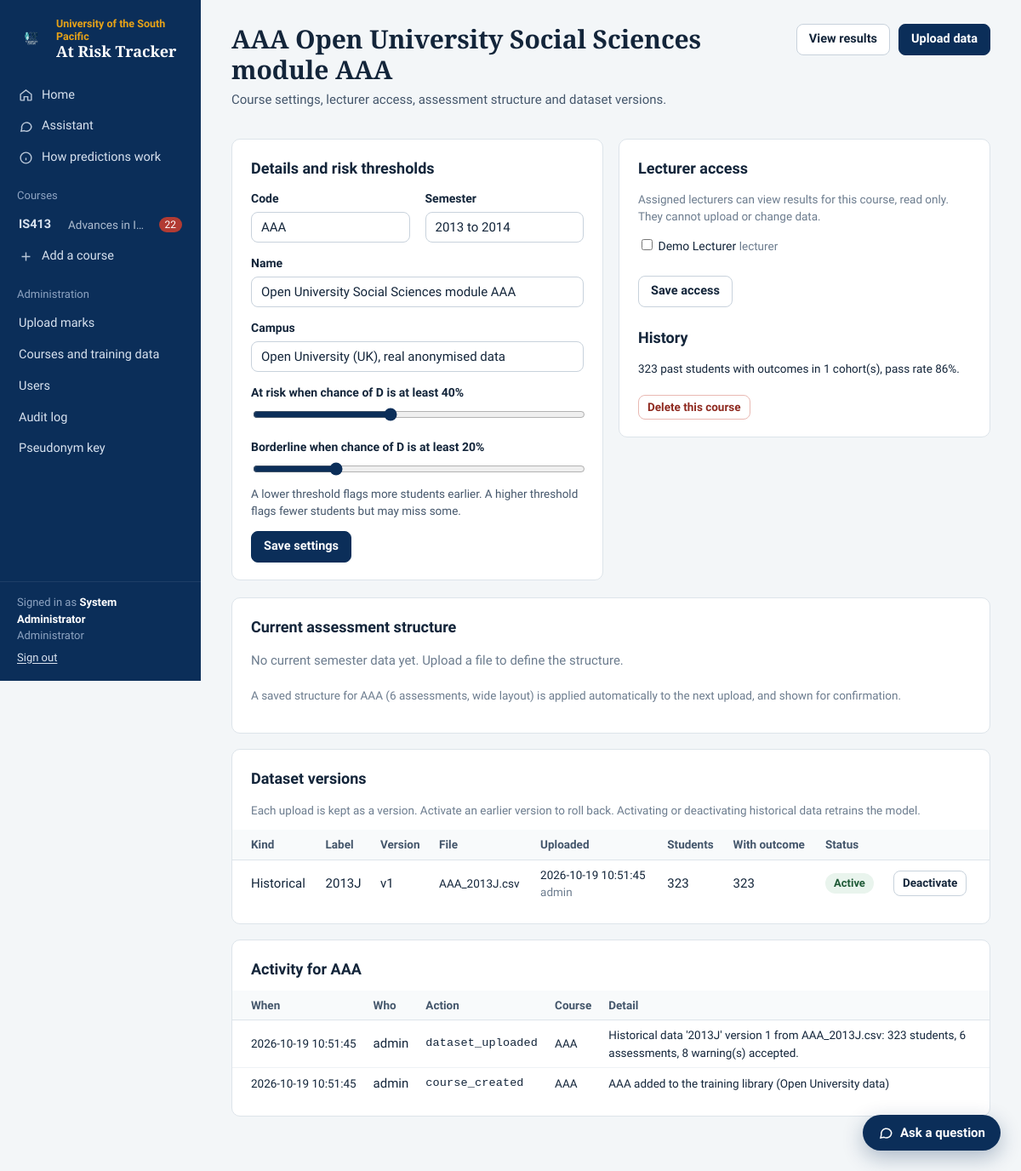
The app's page /admin/course/1 (signed in) with its own data.
### tables this page shows
CREATE TABLE courses (
        id INTEGER PRIMARY KEY AUTOINCREMENT,
        code TEXT NOT NULL,
        name TEXT NOT NULL,
        semester TEXT,
        campus TEXT,
        risk_threshold REAL DEFAULT 0.40,
        borderline_threshold REAL DEFAULT 0.20,
        created_at TEXT
    , is_training INTEGER DEFAULT 0, outline_json TEXT);

CREATE TABLE users (
        id INTEGER PRIMARY KEY AUTOINCREMENT,
        username TEXT UNIQUE NOT NULL,
        full_name TEXT,
        password_hash TEXT NOT NULL,
        role TEXT NOT NULL DEFAULT 'lecturer'
    );

CREATE TABLE datasets (
        id INTEGER PRIMARY KEY AUTOINCREMENT,
        course_id INTEGER NOT NULL REFERENCES courses(id) ON DELETE CASCADE,
        kind TEXT NOT NULL,              -- 'current' or 'historical'
        label TEXT NOT NULL,             -- semester / cohort label (the slot)
        version INTEGER NOT NULL,
        filename TEXT,
        uploaded_by TEXT,
        uploaded_at TEXT,
        is_active INTEGER DEFAULT 0,
        n_rows INTEGER,
        n_with_outcome INTEGER,
        structure_json TEXT,             -- assessments: name, weight, atype, max_mark, due_date, reported_class_avg
        mapping_json TEXT,               -- how file columns were mapped
        validation_json TEXT             -- warnings accepted at upload
    );

CREATE TABLE audit_log (
        id INTEGER PRIMARY KEY AUTOINCREMENT,
        at TEXT,
        username TEXT,
        action TEXT,
        course_id INTEGER,
        dataset_id INTEGER,
        model_id INTEGER,
        detail TEXT
    );

### app.py (the view, shortened to what this page needs)
@app.route("/admin/course/<int:course_id>", methods=["GET", "POST"])
@admin_required
def admin_course(course_id):
    course = course_or_404(course_id)
    lecturers = {u["id"] for u in db.get_lecturers(course_id)}
    return render_template("admin/course.html", course=course, assessments=db.get_assessments(course_id),
                           datasets=db.list_datasets(course_id), users=db.list_users(), lecturers=lecturers,
                           history=db.course_history_stats(course["code"]), audit=db.list_audit(30, course_id),
                           profile=db.get_profile(course["code"], "current"))

### analytics.py (called while the page is built, shortened)
def cached_summary(course_id):
    key = f"f{SUMMARY_FORMAT}|" + db.course_cache_key(course_id)
    hit = _summaries.get(course_id)
    if hit and hit[0] == key:
        return hit[1]

### app.py (called while the page is built)
def login_required(view):
    @wraps(view)
    def wrapper(*args, **kwargs):
        if not g.user:
            return redirect(url_for("login", next=request.path))
        return view(*args, **kwargs)
    return wrapper

def admin_required(view):
    @wraps(view)
    @login_required
    def wrapper(*args, **kwargs):
        if g.user["role"] != "admin":
            abort(403)
        return view(*args, **kwargs)
    return wrapper

@app.before_request
def load_user():
    g.user = db.get_user(session["user_id"]) if session.get("user_id") else None

@app.context_processor
def inject():
    user = g.get("user")
    courses = db.courses_for_user(user) if user else []
    counts = {}
    for c in courses:
        try:
            counts[c["id"]] = analytics.cached_summary(c["id"])["counts"]["At Risk"]
        except Exception:
            counts[c["id"]] = 0
    is_admin = bool(user and user["role"] == "admin")
    return {"all_courses": courses, "nav_counts": counts, "GRADES": config.GRADES, "TYPES": config.TYPES,
            "is_admin": is_admin, "hosted_notice": config.IS_VERCEL and is_admin}

def course_or_404(course_id):
    course = db.get_course(course_id)
    if not course:
        abort(404)
    if not db.user_can_view(g.user, course_id):
        abort(403)
    return course

### database.py (called while the page is built)
def conn():
    c = sqlite3.connect(DB_PATH, timeout=30)
    c.row_factory = sqlite3.Row
    c.execute("PRAGMA foreign_keys = ON")
    return c

def _rows(sql, args=()):
    c = conn()
    rows = c.execute(sql, args).fetchall()
    c.close()
    return [dict(r) for r in rows]

def _row(sql, args=()):
    rows = _rows(sql, args)
    return rows[0] if rows else None

def list_audit(limit=200, course_id=None):
    if course_id:
        return _rows("""SELECT a.*, c.code AS course_code FROM audit_log a LEFT JOIN courses c ON c.id=a.course_id
                        WHERE a.course_id=? ORDER BY a.id DESC LIMIT ?""", (course_id, limit))
    return _rows("""SELECT a.*, c.code AS course_code FROM audit_log a LEFT JOIN courses c ON c.id=a.course_id
                    ORDER BY a.id DESC LIMIT ?""", (limit,))

def get_user(user_id):
    return _row("SELECT * FROM users WHERE id=?", (user_id,))

def list_users():
    return _rows("SELECT id, username, full_name, role FROM users ORDER BY username")

### templates/admin/course.html (shortened to what this page needs)
{% extends "base.html" %}
{% block content %}
<div class="page-head">
  <div>
    <h1>{{ course.code }} {{ course.name }}</h1>
    <p class="sub-title">Course settings, lecturer access, assessment structure and dataset versions.</p>
  </div>
  <div class="row">
    <a class="btn" href="{{ url_for('course_dashboard', course_id=course.id) }}">View results</a>
    <a class="btn btn-primary" href="{{ url_for('admin_upload', course_id=course.id) }}">Upload data</a>
  </div>
</div>
<div class="grid grid-2">
  <div class="card">
    <h2>Details and risk thresholds</h2>
    <form method="post">
      <div class="grid grid-2">
        <div class="field"><label>Code</label><input type="text" name="code" value="{{ course.code }}" style="width:100%"></div>
        <div class="field"><label>Semester</label><input type="text" name="semester" value="{{ course.semester }}" style="width:100%"></div>
      </div>
      <div class="field"><label>Name</label><input type="text" name="name" value="{{ course.name }}" style="width:100%"></div>
      <div class="field"><label>Campus</label><input type="text" name="campus" value="{{ course.campus }}" style="width:100%"></div>
      <div class="field"><label>At risk when chance of D is at least <span id="rt">{{ '%.0f'|format(course.risk_threshold * 100) }}</span>%</label>
        <input type="range" name="risk_threshold" min="5" max="90" step="1" value="{{ '%.0f'|format(course.risk_threshold * 100) }}" oninput="rt.textContent=this.value" style="width:100%"></div>
      <div class="field"><label>Borderline when chance of D is at least <span id="bt">{{ '%.0f'|format(course.borderline_threshold * 100) }}</span>%</label>
        <input type="range" name="borderline_threshold" min="1" max="80" step="1" value="{{ '%.0f'|format(course.borderline_threshold * 100) }}" oninput="bt.textContent=this.value" style="width:100%">
        <div class="hint">A lower threshold flags more students earlier. A higher threshold flags fewer students but may miss some.</div></div>
      <button class="btn btn-primary">Save settings</button>
    </form>
  </div>
  <div class="card">
    <h2>Lecturer access</h2>
    <p class="small muted">Assigned lecturers can view results for this course, read only. They cannot upload or change data.</p>
    <form method="post">
      {% for u in users if u.role == 'lecturer' %}
        <label style="display:block;font-weight:400;margin:4px 0"><input type="checkbox" name="lecturer" value="{{ u.id }}" {{ 'checked' if u.id in lecturers }}> {{ u.full_name or u.username }} <span class="small muted">{{ u.username }}</span></label>
      {% else %}<p class="muted small">No lecturer accounts yet. Add them on the <a href="{{ url_for('users') }}">Users</a> page.</p>{% endfor %}
      <button class="btn mt">Save access</button>
    </form>
    <h2 class="mt" style="margin-top:22px">History</h2>
    <p class="small">{% if history.n %}{{ history.n }} past students with outcomes in {{ history.cohorts }} cohort(s), pass rate {{ '%.0f'|format(history.pass_rate * 100) }}%.{% else %}No past cohorts of this course yet. Its students are scored by the random forest trained on the training library. Uploading past cohorts of this course (with final results) retrains the model and makes its predictions a closer match.{% endif %}</p>
    <form method="post" class="mt" onsubmit="return confirm('Delete {{ course.code }} with all its datasets? This cannot be undone.')">
      <input type="hidden" name="action" value="delete"><button class="btn btn-danger btn-sm">Delete this course</button>
    </form>
  </div>
</div>
<div class="card mt">
  <h2>Current assessment structure</h2>
  {% if assessments %}
  <p class="small muted">Taken from the active current semester dataset, in chronological order. Types drive weakness analysis, support suggestions and the type features used by the model. Changing a type here keeps all marks.</p>
  <form method="post"><input type="hidden" name="action" value="types">
    <table class="compact">
      <thead><tr><th>#</th><th>Assessment</th><th class="num">Weight</th><th class="num">Out of</th><th>Due</th><th>Type</th></tr></thead>
      <tbody>{% for a in assessments %}
        <tr><td>{{ loop.index }}</td><td>{{ a.name }}</td><td class="num">{{ a.weight|round(1) }}%</td><td class="num">{{ a.max_mark|round(1) }}</td><td class="small">{{ a.due_date or '' }}</td>
          <td><select name="type_{{ a.id }}">{% for t in TYPES %}<option {{ 'selected' if a.atype == t }}>{{ t }}</option>{% endfor %}</select></td></tr>
      {% endfor %}</tbody>
    </table>
    <button class="btn mt">Save types</button>
  </form>
  {% else %}<p class="muted">No current semester data yet. Upload a file to define the structure.</p>{% endif %}
  {% if profile %}<p class="small muted mt">A saved structure for {{ course.code }} ({{ profile.assessments|length }} assessments, {{ profile.layout }} layout) is applied automatically to the next upload, and shown for confirmation.</p>{% endif %}
</div>
<div class="card mt">
  <h2>Dataset versions</h2>
  <p class="small muted">Each upload is kept as a version. Activate an earlier version to roll back. Activating or deactivating historical data retrains the model.</p>
  <table class="compact">
    <thead><tr><th>Kind</th><th>Label</th><th>Version</th><th>File</th><th>Uploaded</th><th class="num">Students</th><th class="num">With outcome</th><th>Status</th><th></th></tr></thead>
    <tbody>{% for d in datasets %}
      <tr><td>{{ 'Current' if d.kind == 'current' else 'Historical' }}</td><td>{{ d.label }}</td><td>v{{ d.version }}</td><td class="small">{{ d.filename }}</td>
        <td class="small">{{ d.uploaded_at }}<br><span class="muted">{{ d.uploaded_by }}</span></td><td class="num">{{ d.n_rows }}</td><td class="num">{{ d.n_with_outcome if d.kind == 'historical' else '-' }}</td>
        <td>{% if d.is_active %}<span class="badge badge-success">Active</span>{% else %}<span class="badge badge-neutral">Inactive</span>{% endif %}</td>
        <td>{% if d.is_active %}<form method="post" action="{{ url_for('admin_dataset', dataset_id=d.id, action='deactivate') }}" onsubmit="return confirm('Deactivate this dataset?')"><button class="btn btn-sm">Deactivate</button></form>
            {% else %}<form method="post" action="{{ url_for('admin_dataset', dataset_id=d.id, action='activate') }}"><button class="btn btn-sm">Activate (roll back)</button></form>{% endif %}</td></tr>
    {% else %}<tr><td colspan="9" class="muted">No datasets uploaded.</td></tr>{% endfor %}</tbody>
  </table>
</div>
<div class="card mt">
  <h2>Activity for {{ course.code }}</h2>
  {% include "admin/_audit_table.html" %}
</div>
{% endblock %}

### templates/base.html (shortened to what this page needs)
<!DOCTYPE html>
<html lang="en">
<head>
<link rel="stylesheet" href="{{ url_for('static', filename='style.css') }}?v=3">
</head>
<body>
{% set ep = request.endpoint %}
<div class="shell">
  <aside class="sidebar" id="sidebar">
    <a class="brand" href="{{ url_for('overview') }}">
      <img src="{{ url_for('static', filename='logo.png') }}" alt="">
      <div><div class="usp">University of the South Pacific</div><div class="product">At Risk Tracker</div></div>
    </a>
    <nav class="nav" aria-label="Main">
      <a href="{{ url_for('overview') }}" class="{{ 'active' if ep == 'overview' }}">
        <svg viewBox="0 0 24 24" fill="none" stroke="currentColor" stroke-width="2"><path d="M3 11l9-7 9 7v9a1 1 0 0 1-1 1h-5v-6h-6v6H4a1 1 0 0 1-1-1z"/></svg>Home</a>
      <a href="{{ url_for('assistant_view') }}" class="{{ 'active' if ep == 'assistant_view' }}">
        <svg viewBox="0 0 24 24" fill="none" stroke="currentColor" stroke-width="2"><path d="M21 12a8 8 0 0 1-11.6 7.1L4 20l1.1-4.6A8 8 0 1 1 21 12z"/></svg>Assistant</a>
      <a href="{{ url_for('model_view') }}" class="{{ 'active' if ep == 'model_view' }}">
        <svg viewBox="0 0 24 24" fill="none" stroke="currentColor" stroke-width="2"><circle cx="12" cy="12" r="9"/><path d="M12 16v-4M12 8h.01"/></svg>How predictions work</a>
      <div class="nav-section">{{ 'Courses' if is_admin else 'My courses' }}</div>
      {% for c in all_courses %}
        {% set here = course is defined and course and course.id == c.id %}
        <a href="{{ url_for('course_dashboard', course_id=c.id) }}" class="{{ 'active' if here and ep in ('course_dashboard', 'student_view') }}" title="{{ c.name }}">
          <span class="code">{{ c.code }}</span><span style="opacity:.8;font-size:13.5px;white-space:nowrap;overflow:hidden;text-overflow:ellipsis">{{ c.name }}</span>
          {% if nav_counts.get(c.id) %}<span class="count" title="Students at risk">{{ nav_counts[c.id] }}</span>{% endif %}</a>
      {% else %}
        <div class="small" style="padding:6px 20px;opacity:.7">No courses yet.</div>
      {% endfor %}
      <a href="{{ url_for('course_new') }}" class="{{ 'active' if ep == 'course_new' }}">
        <svg viewBox="0 0 24 24" fill="none" stroke="currentColor" stroke-width="2"><path d="M12 5v14M5 12h14"/></svg>Add a course</a>
      {% if is_admin %}
      <div class="nav-section">Administration</div>
      <a href="{{ url_for('admin_upload') }}" class="{{ 'active' if ep in ('admin_upload', 'admin_mapping') }}">Upload marks</a>
      <a href="{{ url_for('admin_home') }}" class="{{ 'active' if ep == 'admin_home' }}">Courses and training data</a>
      <a href="{{ url_for('users') }}" class="{{ 'active' if ep == 'users' }}">Users</a>
      <a href="{{ url_for('admin_audit') }}" class="{{ 'active' if ep == 'admin_audit' }}">Audit log</a>
      <a href="{{ url_for('admin_reidentify') }}" class="{{ 'active' if ep == 'admin_reidentify' }}">Pseudonym key</a>
      {% endif %}
    </nav>
    <div class="sidebar-footer">
      Signed in as <b>{{ g.user.full_name or g.user.username }}</b><br>
      {{ 'Administrator' if is_admin else 'Lecturer' }}<br>
      <span class="row" style="gap:14px;margin-top:6px">{% if not is_admin %}<a href="{{ url_for('users') }}">Change password</a>{% endif %}<a href="{{ url_for('logout') }}">Sign out</a></span>
    </div>
  </aside>
  <div class="main">
    <main class="content" id="content">
      {% block content %}{% endblock %}
    </main>
  </div>
</div>
{% if ep != 'assistant_view' and all_courses %}
<button class="fab no-print" type="button" id="fab" aria-expanded="false" aria-controls="drawer">
  <svg viewBox="0 0 24 24" fill="none" stroke="currentColor" stroke-width="2"><path d="M21 12a8 8 0 0 1-11.6 7.1L4 20l1.1-4.6A8 8 0 1 1 21 12z"/></svg><span>Ask a question</span></button>
{% endif %}
</body>
</html>

### templates/admin/_audit_table.html
<table class="compact">
  <thead><tr><th>When</th><th>Who</th><th>Action</th><th>Course</th><th>Detail</th></tr></thead>
  <tbody>
  {% for a in audit %}
    <tr><td class="small" style="white-space:nowrap">{{ a.at }}</td><td>{{ a.username }}</td><td class="small mono">{{ a.action }}</td>
      <td class="small">{{ a.course_code or '' }}</td><td class="small" style="max-width:520px">{{ a.detail.split('\n')[0] if a.detail }}</td></tr>
  {% else %}<tr><td colspan="5" class="muted">Nothing recorded yet.</td></tr>{% endfor %}
  </tbody>
</table>

### records on screen
courses: code "IS413", name "Advances in ICT", nav_counts "22"
users: user "System Administrator"
courses: code "AAA", name "Open University Social Sciences module AAA", semester "2013 to 2014", campus "Open University (UK), real anonymised data", course.risk_threshold*100 "40", risk_threshold "40", course.borderline_threshold*100 "20", borderline_threshold "20"
users: full_name "Demo Lecturer", username "lecturer"
datasets: kind "Historical", label "2013J", version "1", filename "AAA_2013J.csv", uploaded_at "2026-10-19 10:51:45", uploaded_by "admin", n_rows "323", kind+n_with_outcome "323", is_active "Active"
audit_log: at "2026-10-19 10:51:45", username "admin", action "dataset_uploaded", code "AAA", detail "Historical data '2013J' version 1 from AAA_2013J.csv: 323 students, 6 assessments, 8 warning(s) accepted."
audit_log: at "2026-10-19 10:51:45", username "admin", action "course_created", code "AAA", detail "AAA added to the training library (Open University data)"

### other values on screen
{{ 'Courses' if is_admin else 'My courses' }} "Courses"
{{ 'Administrator' if is_admin else 'Lecturer' }} "Administrator"
{{ history.n }} "323"
{{ history.cohorts }} "1"
{{ '%.0f'|format(history.pass_rate * 100) }} "86"
{{ profile.assessments|length }} "6"
{{ profile.layout }} "wide"
